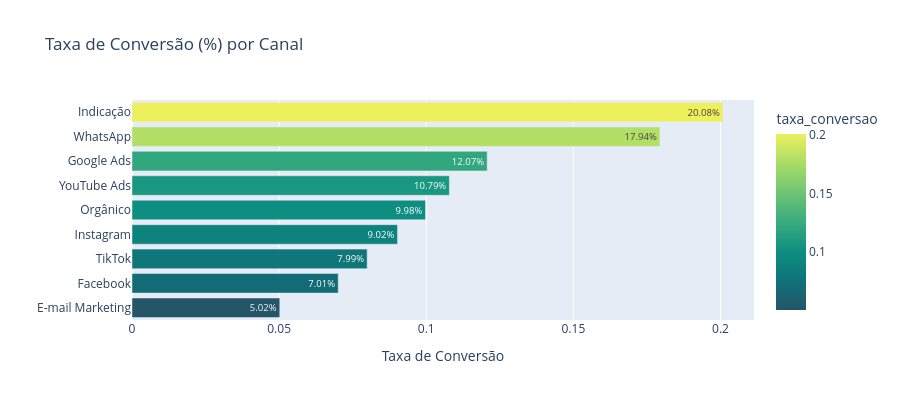

Here is the notebook cell this chart was saved with:
### Markdown cell above
## 🔹 Taxa de Conversão por Canal

### Code cell
fig = px.bar(df.sort_values("taxa_conversao", ascending=True), 
             x="taxa_conversao", y="origem", orientation="h",
             title="Taxa de Conversão (%) por Canal",
             text_auto=".2%", color="taxa_conversao", color_continuous_scale="Aggrnyl")
fig.update_layout(yaxis_title="", xaxis_title="Taxa de Conversão", height=400)
fig.show()

### Figure 1 — Plotly figure (JSON) as saved in the notebook; plotly's stock layout.template omitted (floating-point values rounded to 4 significant figures)
{"data": [{"hovertemplate": "taxa_conversao=%{marker.color}<br>origem=%{y}<extra></extra>", "legendgroup": "", "marker": {"color": [0.05022, 0.07009, 0.07992, 0.09024, 0.09975, 0.1079, 0.1207, 0.1794, 0.2008], "coloraxis": "coloraxis", "pattern": {"shape": ""}}, "name": "", "orientation": "h", "showlegend": false, "textposition": "auto", "texttemplate": "%{x:.2%}", "type": "bar", "x": [0.05022, 0.07009, 0.07992, 0.09024, 0.09975, 0.1079, 0.1207, 0.1794, 0.2008], "xaxis": "x", "y": ["E-mail Marketing", "Facebook", "TikTok", "Instagram", "Orgânico", "YouTube Ads", "Google Ads", "WhatsApp", "Indicação"], "yaxis": "y"}], "layout": {"barmode": "relative", "coloraxis": {"colorbar": {"title": {"text": "taxa_conversao"}}, "colorscale": [[0, "rgb(36, 86, 104)"], [0.1667, "rgb(15, 114, 121)"], [0.3333, "rgb(13, 143, 129)"], [0.5, "rgb(57, 171, 126)"], [0.6667, "rgb(110, 197, 116)"], [0.8333, "rgb(169, 220, 103)"], [1, "rgb(237, 239, 93)"]]}, "height": 400, "legend": {"tracegroupgap": 0}, "title": {"text": "Taxa de Conversão (%) por Canal"}, "xaxis": {"anchor": "y", "domain": [0, 1], "title": {"text": "Taxa de Conversão"}}, "yaxis": {"anchor": "x", "domain": [0, 1], "title": {"text": ""}}}}
